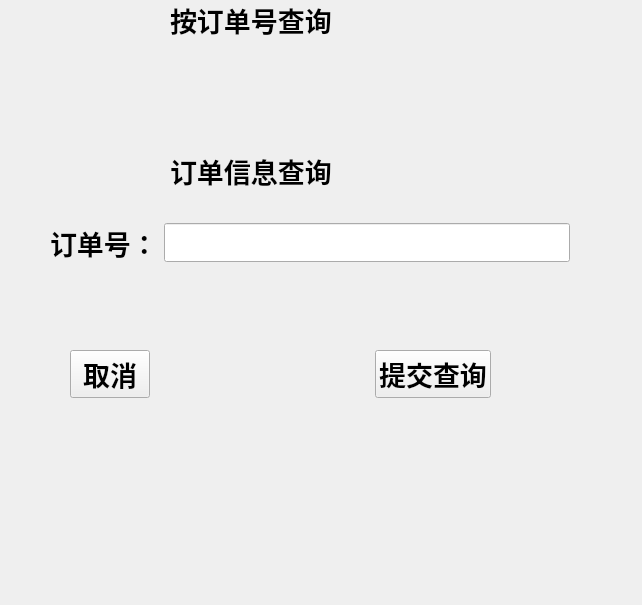
<?xml version="1.0" encoding="UTF-8"?>
<ui version="4.0">
 <class>Form</class>
 <widget class="QWidget" name="Form">
  <property name="geometry">
   <rect>
    <x>0</x>
    <y>0</y>
    <width>642</width>
    <height>605</height>
   </rect>
  </property>
  <property name="windowTitle">
   <string>Form</string>
  </property>
  <widget class="QWidget" name="layoutWidget">
   <property name="geometry">
    <rect>
     <x>50</x>
     <y>220</y>
     <width>520</width>
     <height>46</height>
    </rect>
   </property>
   <layout class="QHBoxLayout" name="horizontalLayout">
    <item>
     <widget class="QLabel" name="label_2">
      <property name="font">
       <font>
        <family>Arial</family>
        <pointsize>20</pointsize>
        <weight>75</weight>
        <bold>true</bold>
       </font>
      </property>
      <property name="text">
       <string>订单号：</string>
      </property>
     </widget>
    </item>
    <item>
     <widget class="QLineEdit" name="lineEdit">
      <property name="font">
       <font>
        <family>Arial</family>
        <pointsize>20</pointsize>
        <weight>75</weight>
        <bold>true</bold>
       </font>
      </property>
      <property name="maxLength">
       <number>20</number>
      </property>
     </widget>
    </item>
   </layout>
  </widget>
  <widget class="QWidget" name="layoutWidget">
   <property name="geometry">
    <rect>
     <x>170</x>
     <y>0</y>
     <width>240</width>
     <height>191</height>
    </rect>
   </property>
   <layout class="QVBoxLayout" name="verticalLayout">
    <item>
     <widget class="QLabel" name="label">
      <property name="font">
       <font>
        <family>Arial</family>
        <pointsize>20</pointsize>
        <weight>75</weight>
        <bold>true</bold>
       </font>
      </property>
      <property name="text">
       <string>按订单号查询</string>
      </property>
     </widget>
    </item>
    <item>
     <spacer name="verticalSpacer">
      <property name="orientation">
       <enum>Qt::Vertical</enum>
      </property>
      <property name="sizeHint" stdset="0">
       <size>
        <width>20</width>
        <height>40</height>
       </size>
      </property>
     </spacer>
    </item>
    <item>
     <widget class="QLabel" name="label_3">
      <property name="font">
       <font>
        <family>Arial</family>
        <pointsize>20</pointsize>
        <weight>75</weight>
        <bold>true</bold>
       </font>
      </property>
      <property name="text">
       <string>订单信息查询</string>
      </property>
     </widget>
    </item>
   </layout>
  </widget>
  <widget class="QWidget" name="layoutWidget">
   <property name="geometry">
    <rect>
     <x>70</x>
     <y>350</y>
     <width>421</width>
     <height>49</height>
    </rect>
   </property>
   <layout class="QHBoxLayout" name="horizontalLayout_2">
    <item>
     <widget class="QPushButton" name="pushButton">
      <property name="font">
       <font>
        <family>Arial</family>
        <pointsize>20</pointsize>
        <weight>75</weight>
        <bold>true</bold>
       </font>
      </property>
      <property name="text">
       <string>取消</string>
      </property>
     </widget>
    </item>
    <item>
     <spacer name="horizontalSpacer">
      <property name="orientation">
       <enum>Qt::Horizontal</enum>
      </property>
      <property name="sizeHint" stdset="0">
       <size>
        <width>40</width>
        <height>20</height>
       </size>
      </property>
     </spacer>
    </item>
    <item>
     <widget class="QPushButton" name="pushButton_2">
      <property name="font">
       <font>
        <family>Arial</family>
        <pointsize>20</pointsize>
        <weight>75</weight>
        <bold>true</bold>
       </font>
      </property>
      <property name="text">
       <string>提交查询</string>
      </property>
     </widget>
    </item>
   </layout>
  </widget>
 </widget>
 <resources/>
 <connections/>
</ui>
